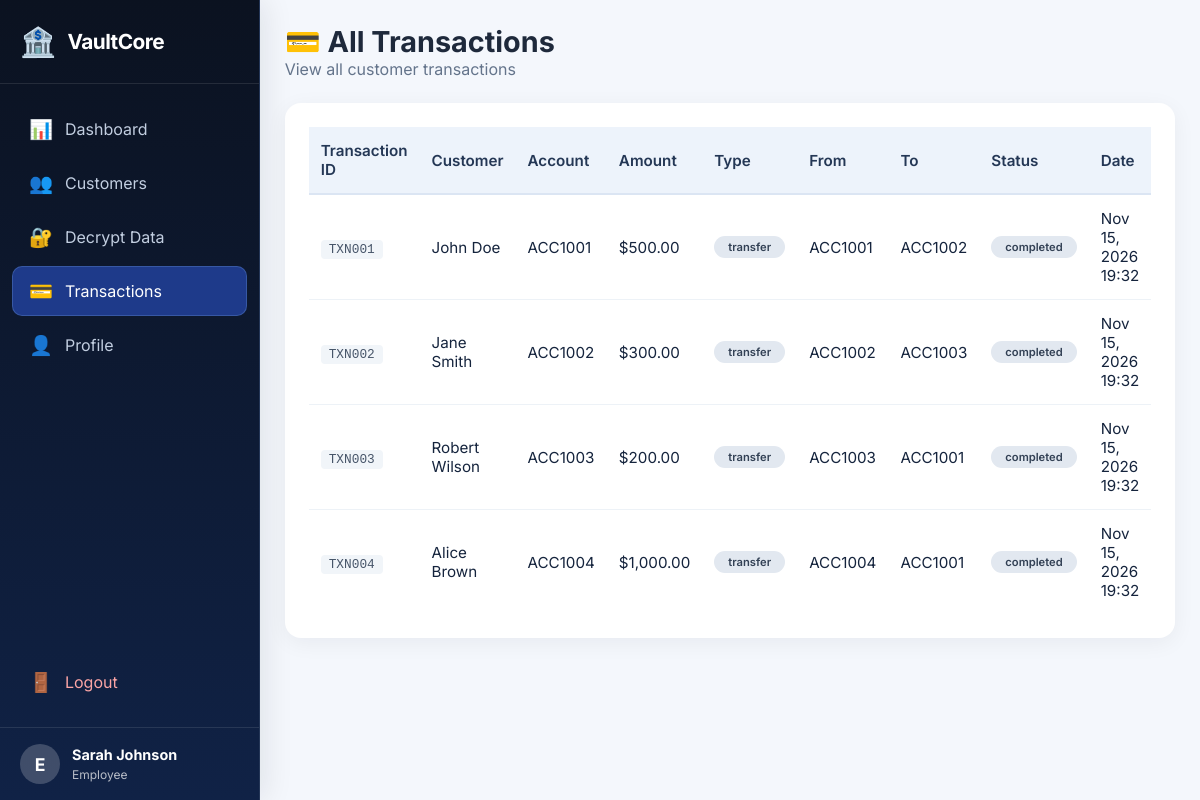
The page /employee/transactions.php (signed in) on the database its author committed.
### tables this page shows
CREATE TABLE transactions (
    id INT PRIMARY KEY AUTO_INCREMENT,
    transaction_id VARCHAR(50) UNIQUE NOT NULL,
    customer_id INT,
    from_account VARCHAR(20),
    to_account VARCHAR(20),
    amount DECIMAL(15,2) NOT NULL,
    transaction_type ENUM('deposit', 'withdrawal', 'transfer', 'credit', 'debit') NOT NULL,
    description TEXT,
    status ENUM('pending', 'completed', 'failed', 'reversed') DEFAULT 'completed',
    created_at TIMESTAMP DEFAULT CURRENT_TIMESTAMP,
    FOREIGN KEY (customer_id) REFERENCES customers(id) ON DELETE CASCADE
);

CREATE TABLE customers (
    id INT PRIMARY KEY AUTO_INCREMENT,
    customer_id VARCHAR(20) UNIQUE NOT NULL,
    full_name VARCHAR(100) NOT NULL,
    email VARCHAR(100) UNIQUE NOT NULL,
    phone VARCHAR(20),
    password_hash VARCHAR(255) NOT NULL,
    account_number VARCHAR(20) UNIQUE NOT NULL,
    balance DECIMAL(15,2) DEFAULT 0.00,
    cipher_type ENUM('vigenere', 'columnar', 'railfence', 'hill') DEFAULT 'vigenere',
    cipher_key VARCHAR(50) NOT NULL,
    private_note TEXT,
    created_at TIMESTAMP DEFAULT CURRENT_TIMESTAMP,
    status ENUM('active', 'inactive', 'suspended') DEFAULT 'active'
);

### employee/transactions.php (the view, shortened to what this page needs)
<?php
$db = new Database();
$conn = $db->getConnection();
$stmt = $conn->query("SELECT t.*, c.full_name, c.account_number FROM transactions t
                       JOIN customers c ON t.customer_id = c.id
                       ORDER BY t.created_at DESC");
$transactions = $stmt->fetchAll();
?>
<!DOCTYPE html>
<html lang="en">
<head>
    <link rel="stylesheet" href="../css/style.css">
    <link rel="stylesheet" href="../css/dashboard.css">
    <link rel="stylesheet" href="../css/employee.css">
    <link rel="stylesheet" href="../css/vaultcore.css">
</head>
<body>
    <div class="sidebar">
        <div class="sidebar-brand">
            <span class="brand-icon">🏦</span>
            <span>VaultCore</span>
        </div>
        <nav class="sidebar-nav">
            <a href="dashboard.php">
                <span class="nav-icon">📊</span>
                <span>Dashboard</span>
            </a>
            <a href="customers.php">
                <span class="nav-icon">👥</span>
                <span>Customers</span>
            </a>
            <a href="decrypt.php">
                <span class="nav-icon">🔐</span>
                <span>Decrypt Data</span>
            </a>
            <a href="transactions.php" class="active">
                <span class="nav-icon">💳</span>
                <span>Transactions</span>
            </a>
            <a href="profile.php">
                <span class="nav-icon">👤</span>
                <span>Profile</span>
            </a>
            <a href="../auth/logout.php" class="logout">
                <span class="nav-icon">🚪</span>
                <span>Logout</span>
            </a>
        </nav>
        <div class="sidebar-footer">
            <div class="user-info">
                <span class="user-avatar">E</span>
                <div>
                    <strong><?= htmlspecialchars($_SESSION['full_name'] ?? 'Employee') ?></strong>
                    <small>Employee</small>
                </div>
            </div>
        </div>
    </div>
    <div class="main-content">
        <header class="page-header">
            <div>
                <h1>💳 All Transactions</h1>
                <p>View all customer transactions</p>
            </div>
        </header>
        <div class="panel">
            <div class="table-responsive">
                <table>
                    <thead>
                        <tr>
                            <th>Transaction ID</th>
                            <th>Customer</th>
                            <th>Account</th>
                            <th>Amount</th>
                            <th>Type</th>
                            <th>From</th>
                            <th>To</th>
                            <th>Status</th>
                            <th>Date</th>
                        </tr>
                    </thead>
                    <tbody>
                        <?php if (empty($transactions)): ?>
                        <tr><td colspan="9" class="text-center">No transactions found</td></tr>
                        <?php else: foreach ($transactions as $tx): ?>
                        <tr>
                            <td><span class="tx-id"><?= htmlspecialchars($tx['transaction_id']) ?></span></td>
                            <td><?= htmlspecialchars($tx['full_name']) ?></td>
                            <td><?= htmlspecialchars($tx['account_number']) ?></td>
                            <td class="<?= $tx['amount'] < 0 ? 'negative' : 'positive' ?>">
                                $<?= number_format(abs($tx['amount']), 2) ?>
                            </td>
                            <td><span class="badge badge-<?= $tx['transaction_type'] ?>"><?= $tx['transaction_type'] ?></span></td>
                            <td><?= htmlspecialchars($tx['from_account'] ?? '-') ?></td>
                            <td><?= htmlspecialchars($tx['to_account'] ?? '-') ?></td>
                            <td><span class="badge badge-<?= $tx['status'] ?>"><?= $tx['status'] ?></span></td>
                            <td><?= date('M d, Y H:i', strtotime($tx['created_at'])) ?></td>
                        </tr>
                        <?php endforeach; endif; ?>
                    </tbody>
                </table>
            </div>
        </div>
    </div>
</body>
</html>

### css/style.css (style rules this page uses)
:root { --primary: #1e3a8a; --primary-dark: #0b2b5c; --primary-light: #3b5fc4; --gray-50: #f8fafc; --gray-100: #f1f5f9; --gray-200: #e2e8f0; --gray-400: #94a3b8; --gray-500: #64748b; --gray-600: #475569; --gray-800: #1e293b; --success: #16a34a; --warning: #f59e0b; --danger: #dc2626; --shadow: 0 1px 3px rgba(0, 0, 0, 0.1), 0 1px 2px rgba(0, 0, 0, 0.06); --shadow-lg: 0 10px 15px -3px rgba(0, 0, 0, 0.1), 0 4px 6px -2px rgba(0, 0, 0, 0.05); }
* { box-sizing: border-box; margin: 0; padding: 0; font-family: 'Inter', -apple-system, BlinkMacSystemFont, 'Segoe UI', Roboto, sans-serif; }
body { background: #f0f4fa; min-height: 100vh; display: flex; justify-content: center; align-items: center; }
.badge { background: #e2e8f0; padding: 4px 14px; border-radius: 40px; font-size: 0.7rem; font-weight: 600; color: #334155; display: inline-block; }
table { width: 100%; border-collapse: collapse; font-size: 0.95rem; }
th { background: #f8fafc; padding: 14px 12px; text-align: left; font-weight: 600; color: #1e293b; border-bottom: 2px solid #e2e8f0; }
td { padding: 14px 12px; border-bottom: 1px solid #edf2f7; vertical-align: middle; }
tr:last-child td { border-bottom: none; }

### css/dashboard.css (style rules this page uses)
.sidebar { position: fixed; left: 0; top: 0; bottom: 0; width: 260px; background: linear-gradient(180deg, var(--primary-dark), var(--primary)); color: white; display: flex; flex-direction: column; z-index: 100; transition: all 0.3s ease; }
.sidebar-brand { padding: 24px 20px; display: flex; align-items: center; gap: 12px; font-size: 1.3rem; font-weight: 700; border-bottom: 1px solid rgba(255, 255, 255, 0.1); }
.brand-icon { font-size: 1.8rem; }
.sidebar-nav { flex: 1; padding: 20px 12px; display: flex; flex-direction: column; gap: 4px; }
.sidebar-nav a { display: flex; align-items: center; gap: 12px; padding: 12px 16px; border-radius: 10px; color: rgba(255, 255, 255, 0.7); text-decoration: none; transition: all 0.3s ease; }
.sidebar-nav a.active { background: rgba(255, 255, 255, 0.15); color: white; }
.sidebar-nav a.logout { margin-top: auto; color: #fca5a5; }
.nav-icon { font-size: 1.2rem; }
.sidebar-footer { padding: 16px 20px; border-top: 1px solid rgba(255, 255, 255, 0.1); }
.user-info { display: flex; align-items: center; gap: 12px; }
.user-avatar { width: 40px; height: 40px; background: rgba(255, 255, 255, 0.2); border-radius: 50%; display: flex; align-items: center; justify-content: center; font-weight: 700; font-size: 1.1rem; }
.user-info strong { display: block; font-size: 0.9rem; }
.user-info small { font-size: 0.75rem; opacity: 0.7; }
.main-content { margin-left: 260px; padding: 24px 32px; min-height: 100vh; background: var(--gray-50); }
.page-header { display: flex; justify-content: space-between; align-items: center; margin-bottom: 24px; }
.page-header h1 { font-size: 1.8rem; font-weight: 700; color: var(--gray-800); }
.page-header p { color: var(--gray-500); }
.panel { background: white; border-radius: 16px; padding: 24px; box-shadow: var(--shadow); margin-bottom: 24px; }
.tx-id { font-family: 'Courier New', monospace; font-size: 0.8rem; color: var(--gray-600); background: var(--gray-100); padding: 2px 8px; border-radius: 4px; }

### css/vaultcore.css (style rules this page uses)
:root { --primary:#1e3a8a;--primary-dark:#0b1220;--primary-light:#3b82f6;--success:#10b981;--gray-50:#f8fafc;--gray-100:#f1f5f9;--gray-200:#e2e8f0;--gray-400:#94a3b8;--gray-500:#64748b;--gray-600:#475569;--gray-800:#1e293b;--shadow:0 4px 16px rgba(15,23,42,.07);--shadow-lg:0 18px 50px rgba(15,23,42,.11) }
body { background:#f4f7fc;color:#15243d }
a,button,input,select,textarea { transition:border-color .2s ease,background-color .2s ease,box-shadow .2s ease }
.sidebar { background:linear-gradient(180deg,#0b1220 0%,#102246 100%);border-right:1px solid #243657;box-shadow:5px 0 28px rgba(11,18,32,.09) }
.sidebar-brand { color:#fff;border-bottom-color:rgba(255,255,255,.1);letter-spacing:-.025em }
.sidebar-brand .brand-icon { filter:none }
.sidebar-nav a { color:#c2cee0;border:1px solid transparent }
.sidebar-nav a.active { background:#1e3a8a;color:#fff;border-color:rgba(147,197,253,.22) }
.main-content,.dashboard-content { background:#f4f7fc }
.card,.stat-card,.dashboard-card,.content-card,.panel { border-color:#e2e8f0;box-shadow:0 5px 22px rgba(15,23,42,.055) }
th { background:#edf3fb;color:#243755;border-bottom-color:#dbe5f3 }

### rows shown on the page
transactions: transaction "TXN001", customer.full_name "John Doe", customer.account_number "ACC1001", amount "500.00", transaction_type "transfer", from_account "ACC1001", to_account "ACC1002", status "completed", created_at "Nov 15, 2026 19:32"
transactions: transaction "TXN002", customer.full_name "Jane Smith", customer.account_number "ACC1002", amount "300.00", transaction_type "transfer", from_account "ACC1002", to_account "ACC1003", status "completed", created_at "Nov 15, 2026 19:32"
transactions: transaction "TXN003", customer.full_name "Robert Wilson", customer.account_number "ACC1003", amount "200.00", transaction_type "transfer", from_account "ACC1003", to_account "ACC1001", status "completed", created_at "Nov 15, 2026 19:32"
transactions: transaction "TXN004", customer.full_name "Alice Brown", customer.account_number "ACC1004", amount "1,000.00", transaction_type "transfer", from_account "ACC1004", to_account "ACC1001", status "completed", created_at "Nov 15, 2026 19:32"

### other values the page prints
$_SESSION['full_name'] "Sarah Johnson"
